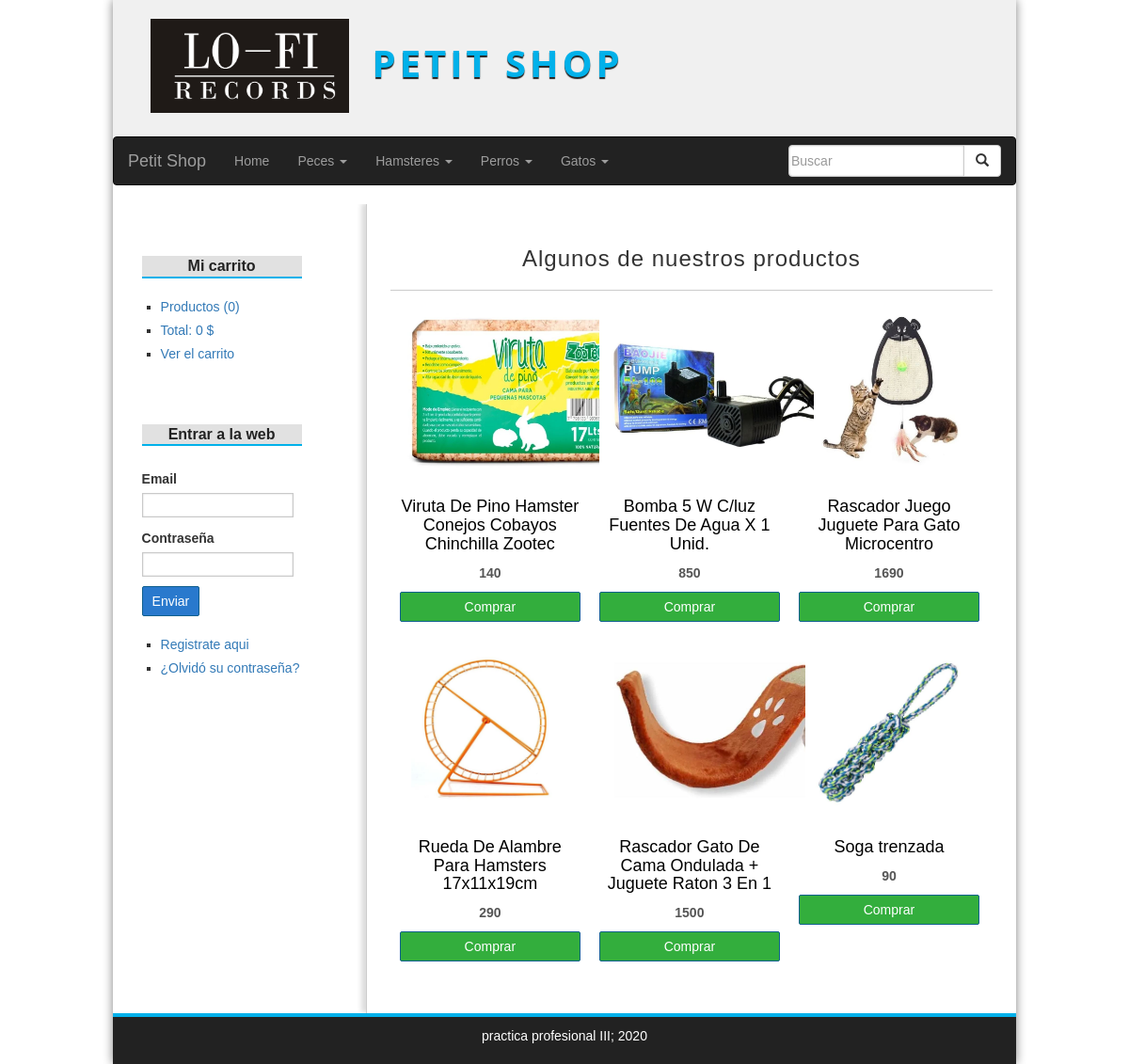
The page / on the database its author committed.
### tables this page shows
CREATE TABLE `categorias` (
  `id` int(255) NOT NULL AUTO_INCREMENT,
  `nombre` varchar(255) NOT NULL,
  PRIMARY KEY (`id`)
);

CREATE TABLE `productos` (
  `id` int(255) NOT NULL AUTO_INCREMENT,
  `categoria_id` int(255) DEFAULT '1',
  `nombre` varchar(255) NOT NULL DEFAULT '',
  `descripcion` varchar(1000) DEFAULT '',
  `precio` float NOT NULL DEFAULT '0',
  `stock` int(10) NOT NULL DEFAULT '0',
  `oferta` varchar(10) DEFAULT '''''',
  `fecha` date DEFAULT NULL,
  `imagen` varchar(255) DEFAULT '',
  `subcategoria_id` int(255) DEFAULT '1',
  `proveedor` varchar(255) DEFAULT '',
  `tags` varchar(255) DEFAULT '',
  `precio_venta` float DEFAULT '0',
  `img2` varchar(255) DEFAULT '',
  `img3` varchar(255) DEFAULT '',
  PRIMARY KEY (`id`),
  KEY `fk_productos_categorias` (`categoria_id`),
  KEY `fk_productos_subcategorias` (`subcategoria_id`),
  CONSTRAINT `fk_productos_categorias` FOREIGN KEY (`categoria_id`) REFERENCES `categorias` (`id`),
  CONSTRAINT `fk_productos_subcategorias` FOREIGN KEY (`subcategoria_id`) REFERENCES `subcategorias` (`id`)
);

### config/db.php (called while the page is built)
<?php
class dataBase{
    public static function connect(){
        $db = new mysqli(env('DB_HOST'), env('DB_USERNAME'), env('DB_PASSWORD'), env('DB_NAME'));
        $db->query("SET NAMES 'utf8'");
        return $db;
    }
}

### helpers/utils.php (called while the page is built, shortened)
<?php
class Utils{
	public static function showCategorias(){
		require_once 'models/categoria.php';
		$categoria = new Categoria();
		$categorias = $categoria->getAll();
		return $categorias;
	}
    public static function statsCarrito(){
		$stats = array(
			'count' => 0,
			'total' => 0
		);
		return $stats;
	}
}

### models/categoria.php (called while the page is built, shortened)
<?php
class Categoria{
	private $db;
	public function __construct() {
		$this->db = Database::connect();
	}
	public function getAll(){
		$categorias = $this->db->query("SELECT * FROM categorias ORDER BY id DESC;");
		return $categorias;
	}
}

### controllers/productoController.php (called while the page is built, shortened)
<?php
require_once 'models/producto.php';
class productoController{
	public function index(){
		$producto = new Producto();
		$productos = $producto->getRandom(6);
		require_once 'views/producto/destacados.php';
	}
}

### models/producto.php (called while the page is built, shortened)
<?php
class Producto{
    private $db;
	public function __construct() {
		$this->db = Database::connect();
	}
    public function getRandom($limit){
		$productos = $this->db->query("SELECT * FROM productos ORDER BY RAND() LIMIT $limit");
		return $productos;
	}
}

### views/producto/destacados.php (the view)
<h1>Algunos de nuestros productos</h1>
<?php while($product = $productos->fetch_object()): ?>
	<div class="product">
		<a href="<?=base_url?>producto/ver&id=<?=$product->id?>">
			<?php if($product->imagen != null): ?>
				<img src="<?=base_url?>uploads/images/<?=$product->imagen?>" />
			<?php else: ?>
				<img src="<?=base_url?>assets/img/camiseta.png" />
			<?php endif; ?>
			<h2><?=$product->nombre?></h2>
		</a>
		<p><?=$product->precio?></p>
		<a href="<?=base_url?>carrito/add&id=<?=$product->id?>" class="button">Comprar</a>
	</div>
<?php endwhile; ?>

### views/layout/header.php (shortened to what this page needs)
<!DOCTYPE HTML>
<html lang="es">
<head>
    <link rel="stylesheet" href="<?=base_url?>assets/css/styles.css" />
    <link rel="stylesheet" href="https://maxcdn.bootstrapcdn.com/bootstrap/3.4.1/css/bootstrap.min.css">
</head>
<body>
<div id="container">
    <header id="header">
        <div id="logo">
            <img src="<?=base_url?>assets/img/lo-firecords.jpg" alt="pet logo" />
            <a href="<?=base_url?>">
                Petit shop
            </a>
        </div>
    </header>
    <?php $categorias = Utils::showCategorias(); ?>
    <nav class="navbar navbar-inverse">
        <div class="container-fluid">
            <div class="navbar-header">
                <a class="navbar-brand" href="#">Petit Shop</a>
            </div>
            <ul class="nav navbar-nav">
                <li><a href="<?=base_url?>">Home</a></li>
                <?php while($cat = $categorias->fetch_object()): ?>
                    <li class="dropdown">
                        <a class="dropdown-toggle" data-toggle="dropdown" href="#"><?=$cat->nombre?>
                            <span class="caret"></span>
                        </a>
                    </li>
                <?php endwhile; ?>
            </ul>
            <form class="navbar-form navbar-right" action="<?=base_url?>producto/buscar" method="post">
                <div class="input-group">
                    <input class="form-control" name="busqueda" type="text" placeholder="Buscar" aria-label="Search">
                    <div class="input-group-btn">
                        <button class="btn btn-default" type="submit">
                            <i class="glyphicon glyphicon-search"></i>
                        </button>
                    </div>
                </div>
            </form>
        </div>
    </nav>
    <div id="content">

### views/layout/sidebar.php (shortened to what this page needs)
<aside id="lateral">
    <div id="carrito" class="block_aside">
        <h3>Mi carrito</h3>
        <ul>
            <?php $stats = Utils::statsCarrito(); ?>
            <li><a href="<?=base_url?>carrito/index">Productos (<?=$stats['count']?>)</a></li>
            <li><a href="<?=base_url?>carrito/index">Total: <?=$stats['total']?> $</a></li>
            <li><a href="<?=base_url?>carrito/index">Ver el carrito</a></li>
        </ul>
    </div>
    <div id="login" class="block_aside">
        <?php if(!isset($_SESSION['identity'])): ?>
            <h3>Entrar a la web</h3>
            <form action="<?=base_url?>usuario/login" method="post">
                <label for="email">Email</label>
                <input type="email" name="email" />
                <label for="password">Contraseña</label>
                <input type="password" name="password" />
                <input type="submit" value="Enviar" />
            </form>
        <?php else: ?>
            <h3><?=$_SESSION['identity']->nombre?> <?=$_SESSION['identity']->apellidos?></h3>
        <?php endif; ?>
        <ul>
            <?php if(isset($_SESSION['identity'])): ?>
                <li><a href="<?=base_url?>pedido/mis_pedidos">Mis pedidos</a></li>
                <li><a href="<?=base_url?>usuario/logout">Cerrar sesión</a></li>
            <?php else: ?>
                <li><a href="<?=base_url?>usuario/registro">Registrate aqui</a></li>
                <li><a href="<?=base_url?>usuario/recuperarPass">¿Olvidó su contraseña?</a></li>
            <?php endif; ?>
        </ul>
    </div>
</aside>
<div id="central">

### index.php (shortened to what this page needs)
<?php
require_once 'config/db.php';
require_once 'helpers/utils.php';
require_once 'views/layout/header.php';
require_once 'views/layout/sidebar.php';
if(isset($_GET['controller'])){
    $nombre_controlador = $_GET['controller'].'Controller';
}elseif(!isset($_GET['controller']) && !isset($_GET['action'])){
    $nombre_controlador = controller_default;
}else{
    show_error();
    exit();
}
if(class_exists($nombre_controlador)){
    $controlador = new $nombre_controlador();
if(isset($_GET['action']) && method_exists($controlador, $_GET['action'])) {
    $action = $_GET['action'];
    $controlador->$action();
}elseif(!isset($_GET['controller']) && !isset($_GET['action'])){
    $action_default = action_default;
    $controlador->$action_default();
}else{
    show_error();
}
}else{
    show_error();
}
require_once 'views/layout/footer.php';

### views/layout/footer.php
</div>
    </div>
        <footer id="footer">
            <p>practica profesional III; <?= date('Y') ?></p>
        </footer>
        </div>
    </body>
</html>

### assets/css/styles.css (style rules this page uses)
* { padding: 0px; margin: 0px; font-family: sans-serif, Helvetica, Arial; }
a { color: #01B1EA; }
#container { width: 80%; margin: 0px auto; box-shadow: 0px 0px 10px gray; background: white; }
#header { height: 145px; background: #F0F0F0; }
#logo { padding: 20px; margin-left: 20px; float:left; }
#logo img { float:left; height: 100px; }
#logo a { float:left; font-size: 40px; letter-spacing: 4px; font-family: 'Open Sans', Helvetica, Arial; text-transform: uppercase; color: #01B1EA; font-weight: bold; text-decoration: none; margin-top: 18px; margin-left: 25px; text-shadow: 0px 2px 1px #222222; transition: all 300ms; }
#buscador input[type="submit"], button, .button { border-radius: 2px; width: max-content; padding: 5px; padding-left: 15px; padding-right: 15px; color: white; background: #2979CD; border: 1px solid #11608E; cursor: pointer; align-items: normal; margin-left: auto; margin-right: auto; }
#content { margin: 0px auto; overflow: hidden; background: white; }
#lateral { width: 22%; min-height: 500px; float: left; margin-top:20px; margin-left: 10px; }
#lateral .block_aside { display: block; width: 90%; margin: 5px auto; padding: 10px; }
#lateral h3 { display: block; color: #222; width: 100%; text-align: center; padding-top: 2px; padding-bottom: 2px; margin-bottom: 15px; font-size: 16px; font-weight: bold; background: #E1E1E1; border-bottom: 2px solid #01B1EA; }
#lateral ul { margin-top: 20px; margin-bottom: 20px; }
#lateral ul li { list-style: square; margin-left: 20px; margin-top: 5px; margin-bottom: 5px; }
label, input[type="text"], input[type="password"], input[type="email"], input[type="number"], select, textarea { display:block; width: 95%; margin-bottom: 2px; }
input[type="text"], input[type="password"], input[type="email"], input[type="number"], select, textarea { border: 1px solid #C9C9C9; box-shadow: 0px 0px 2px #ccc inset; background: white; padding: 2px; color: gray; transition: all 300ms; }
input[type="button"], input[type="submit"], button, .button { display: block; border-radius: 2px; width: auto; padding: 5px; padding-left: 10px; padding-right: 10px; color: white; background: #2979CD; border: 1px solid #11608E; cursor:pointer; }
.button { background: #33AE3D; color: white !important; text-decoration: none; }
label, input[type="button"], input[type="submit"], button { display:block; margin-top: 10px; }
#central { width: 72%; min-height: 500px; float: right; border-left: 1px solid #ccc; box-shadow: -5px -1px 5px #ddd; padding:25px; }
#central h1 { font-size: 24px; font-weight: normal; letter-spacing: 1px; text-align: center; border-bottom: 1px solid #ccc; margin-bottom: 20px; padding: 20px; padding-top: 0px; }
.product { width: 30%; float:left; margin-left: 10px; margin-right: 10px; margin-bottom: 30px; text-align: center; }
.product a { color:black; text-decoration: none; }
.product img { height:170px; margin-bottom: 10px; }
.product h2 { font-size: 18px; margin-bottom: 10px; }
.product p { font-weight: bold; color: #555; margin-bottom: 10px; }
#footer { clear: both; text-align: center; padding-top:10px; padding-bottom: 10px; color: white; background: #222222; border-top: 4px solid #01B1EA; }

### rows shown on the page
categorias: nombre "Peces"
categorias: nombre "Hamsteres"
categorias: nombre "Perros"
categorias: nombre "Gatos"
productos: imagen (picture), nombre "Viruta De Pino Hamster Conejos Cobayos Chinchilla Zootec", precio "140"
productos: imagen (picture), nombre "Bomba 5 W C/luz Fuentes De Agua X 1 Unid.", precio "850"
productos: imagen (picture), nombre "Rascador Juego Juguete Para Gato Microcentro", precio "1690"
productos: imagen (picture), nombre "Rueda De Alambre Para Hamsters 17x11x19cm", precio "290"
productos: imagen (picture), nombre "Rascador Gato De Cama Ondulada + Juguete Raton 3 En 1", precio "1500"
productos: imagen (picture), nombre "Soga trenzada", precio "90"

### other values the page prints
$stats['count'] "0"
$stats['total'] "0"
